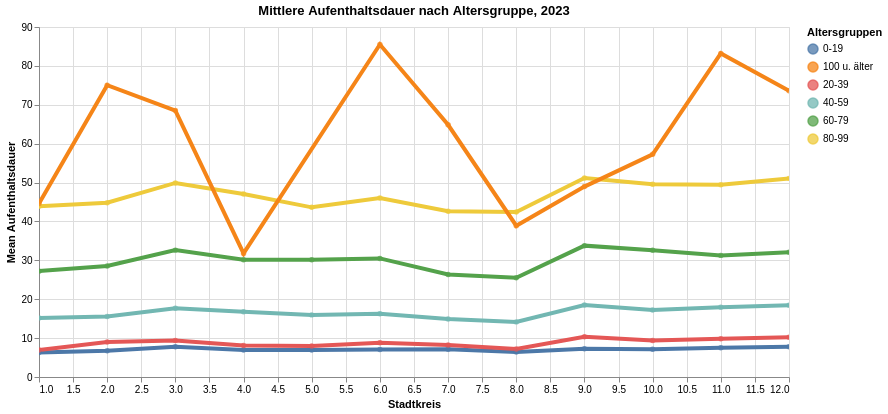

This figure's notebook cell:
### Code cell
myTitle="Mittlere Aufenthaltsdauer nach Altersgruppe, "+data_max_date

highlight = alt.selection(type='single', on='mouseover',
                          fields=['AlterV20Kurz'], nearest=True)
#x='date:StichtagDatJahr',
base = alt.Chart(myAgg.reset_index().query('mean_AufDauerMittel>0').sort_values('AlterV20Sort', ascending=True), title=myTitle).encode(
    x=alt.X('KreisCd', axis=alt.Axis(title='Stadtkreis'))# , axis=alt.Axis(format='%', title='percentage')
    , y=alt.X('mean_AufDauerMittel', axis=alt.Axis(title='Mean Aufenthaltsdauer'))
    , color=alt.Color('AlterV20Kurz', legend=alt.Legend(title="Altersgruppen", orient="right"))  
    ,tooltip=['KreisLang', 'AlterV20Kurz','mean_AufDauerMittel']    
)
points = base.mark_circle().encode(
    opacity=alt.value(0.75)
).add_selection(
    highlight
).properties(
    width=750 , height=350
)
lines = base.mark_line().encode(
    size=alt.condition(~highlight, alt.value(0.5), alt.value(4))
).interactive()

lines + points

### Figure 1 — Vega-Lite specification as saved in the notebook (floating-point values rounded to 4 significant figures)
{"config": {"view": {"continuousWidth": 400, "continuousHeight": 300}}, "layer": [{"mark": "line", "encoding": {"color": {"type": "nominal", "field": "AlterV20Kurz", "legend": {"orient": "right", "title": "Altersgruppen"}}, "size": {"condition": {"value": 0.5, "selection": {"not": "selector003"}}, "value": 4}, "tooltip": [{"type": "nominal", "field": "KreisLang"}, {"type": "nominal", "field": "AlterV20Kurz"}, {"type": "quantitative", "field": "mean_AufDauerMittel"}], "x": {"type": "quantitative", "axis": {"title": "Stadtkreis"}, "field": "KreisCd"}, "y": {"type": "quantitative", "axis": {"title": "Mean Aufenthaltsdauer"}, "field": "mean_AufDauerMittel"}}, "selection": {"selector004": {"type": "interval", "bind": "scales", "encodings": ["x", "y"]}}, "title": "Mittlere Aufenthaltsdauer nach Altersgruppe, 2023"}, {"mark": "circle", "encoding": {"color": {"type": "nominal", "field": "AlterV20Kurz", "legend": {"orient": "right", "title": "Altersgruppen"}}, "opacity": {"value": 0.75}, "tooltip": [{"type": "nominal", "field": "KreisLang"}, {"type": "nominal", "field": "AlterV20Kurz"}, {"type": "quantitative", "field": "mean_AufDauerMittel"}], "x": {"type": "quantitative", "axis": {"title": "Stadtkreis"}, "field": "KreisCd"}, "y": {"type": "quantitative", "axis": {"title": "Mean Aufenthaltsdauer"}, "field": "mean_AufDauerMittel"}}, "height": 350, "selection": {"selector003": {"type": "single", "on": "mouseover", "fields": ["AlterV20Kurz"], "nearest": true}}, "title": "Mittlere Aufenthaltsdauer nach Altersgruppe, 2023", "width": 750}], "data": {"name": "data-cfeeeeadb41d42a04c8c4245fbff69e5"}, "$schema": "https://vega.github.io/schema/vega-lite/v4.8.1.json", "datasets": {"data-cfeeeeadb41d42a04c8c4245fbff69e5": [{"AlterV20Kurz": "0-19", "AlterV20Sort": 1, "KreisCd": 1, "KreisLang": "Kreis 1", "mean_AufDauerMittel": 6.325}, {"AlterV20Kurz": "0-19", "AlterV20Sort": 1, "KreisCd": 6, "KreisLang": "Kreis 6", "mean_AufDauerMittel": 7.1}, {"AlterV20Kurz": "0-19", "AlterV20Sort": 1, "KreisCd": 2, "KreisLang": "Kreis 2", "mean_AufDauerMittel": 6.75}, {"AlterV20Kurz": "0-19", "AlterV20Sort": 1, "KreisCd": 3, "KreisLang": "Kreis 3", "mean_AufDauerMittel": 7.75}, {"AlterV20Kurz": "0-19", "AlterV20Sort": 1, "KreisCd": 5, "KreisLang": "Kreis 5", "mean_AufDauerMittel": 6.95}, {"AlterV20Kurz": "0-19", "AlterV20Sort": 1, "KreisCd": 11, "KreisLang": "Kreis 11", "mean_AufDauerMittel": 7.525}, {"AlterV20Kurz": "0-19", "AlterV20Sort": 1, "KreisCd": 4, "KreisLang": "Kreis 4", "mean_AufDauerMittel": 6.95}, {"AlterV20Kurz": "0-19", "AlterV20Sort": 1, "KreisCd": 8, "KreisLang": "Kreis 8", "mean_AufDauerMittel": 6.425}, {"AlterV20Kurz": "0-19", "AlterV20Sort": 1, "KreisCd": 9, "KreisLang": "Kreis 9", "mean_AufDauerMittel": 7.275}, {"AlterV20Kurz": "0-19", "AlterV20Sort": 1, "KreisCd": 10, "KreisLang": "Kreis 10", "mean_AufDauerMittel": 7.15}, {"AlterV20Kurz": "0-19", "AlterV20Sort": 1, "KreisCd": 12, "KreisLang": "Kreis 12", "mean_AufDauerMittel": 7.75}, {"AlterV20Kurz": "0-19", "AlterV20Sort": 1, "KreisCd": 7, "KreisLang": "Kreis 7", "mean_AufDauerMittel": 7.15}, {"AlterV20Kurz": "20-39", "AlterV20Sort": 2, "KreisCd": 4, "KreisLang": "Kreis 4", "mean_AufDauerMittel": 8.125}, {"AlterV20Kurz": "20-39", "AlterV20Sort": 2, "KreisCd": 11, "KreisLang": "Kreis 11", "mean_AufDauerMittel": 9.825}, {"AlterV20Kurz": "20-39", "AlterV20Sort": 2, "KreisCd": 12, "KreisLang": "Kreis 12", "mean_AufDauerMittel": 10.2}, {"AlterV20Kurz": "20-39", "AlterV20Sort": 2, "KreisCd": 1, "KreisLang": "Kreis 1", "mean_AufDauerMittel": 6.925}, {"AlterV20Kurz": "20-39", "AlterV20Sort": 2, "KreisCd": 3, "KreisLang": "Kreis 3", "mean_AufDauerMittel": 9.375}, {"AlterV20Kurz": "20-39", "AlterV20Sort": 2, "KreisCd": 5, "KreisLang": "Kreis 5", "mean_AufDauerMittel": 7.95}, {"AlterV20Kurz": "20-39", "AlterV20Sort": 2, "KreisCd": 9, "KreisLang": "Kreis 9", "mean_AufDauerMittel": 10.35}, {"AlterV20Kurz": "20-39", "AlterV20Sort": 2, "KreisCd": 7, "KreisLang": "Kreis 7", "mean_AufDauerMittel": 8.25}, {"AlterV20Kurz": "20-39", "AlterV20Sort": 2, "KreisCd": 8, "KreisLang": "Kreis 8", "mean_AufDauerMittel": 7.2}, {"AlterV20Kurz": "20-39", "AlterV20Sort": 2, "KreisCd": 10, "KreisLang": "Kreis 10", "mean_AufDauerMittel": 9.4}, {"AlterV20Kurz": "20-39", "AlterV20Sort": 2, "KreisCd": 2, "KreisLang": "Kreis 2", "mean_AufDauerMittel": 9.0}, {"AlterV20Kurz": "20-39", "AlterV20Sort": 2, "KreisCd": 6, "KreisLang": "Kreis 6", "mean_AufDauerMittel": 8.8}, {"AlterV20Kurz": "40-59", "AlterV20Sort": 3, "KreisCd": 11, "KreisLang": "Kreis 11", "mean_AufDauerMittel": 17.92}, {"AlterV20Kurz": "40-59", "AlterV20Sort": 3, "KreisCd": 7, "KreisLang": "Kreis 7", "mean_AufDauerMittel": 14.93}, {"AlterV20Kurz": "40-59", "AlterV20Sort": 3, "KreisCd": 2, "KreisLang": "Kreis 2", "mean_AufDauerMittel": 15.55}, {"AlterV20Kurz": "40-59", "AlterV20Sort": 3, "KreisCd": 12, "KreisLang": "Kreis 12", "mean_AufDauerMittel": 18.48}, {"AlterV20Kurz": "40-59", "AlterV20Sort": 3, "KreisCd": 10, "KreisLang": "Kreis 10", "mean_AufDauerMittel": 17.25}, {"AlterV20Kurz": "40-59", "AlterV20Sort": 3, "KreisCd": 1, "KreisLang": "Kreis 1", "mean_AufDauerMittel": 15.2}, {"AlterV20Kurz": "40-59", "AlterV20Sort": 3, "KreisCd": 8, "KreisLang": "Kreis 8", "mean_AufDauerMittel": 14.18}, {"AlterV20Kurz": "40-59", "AlterV20Sort": 3, "KreisCd": 6, "KreisLang": "Kreis 6", "mean_AufDauerMittel": 16.27}, {"AlterV20Kurz": "40-59", "AlterV20Sort": 3, "KreisCd": 5, "KreisLang": "Kreis 5", "mean_AufDauerMittel": 15.97}, {"AlterV20Kurz": "40-59", "AlterV20Sort": 3, "KreisCd": 4, "KreisLang": "Kreis 4", "mean_AufDauerMittel": 16.75}, {"AlterV20Kurz": "40-59", "AlterV20Sort": 3, "KreisCd": 3, "KreisLang": "Kreis 3", "mean_AufDauerMittel": 17.7}, {"AlterV20Kurz": "40-59", "AlterV20Sort": 3, "KreisCd": 9, "KreisLang": "Kreis 9", "mean_AufDauerMittel": 18.52}, {"AlterV20Kurz": "60-79", "AlterV20Sort": 4, "KreisCd": 10, "KreisLang": "Kreis 10", "mean_AufDauerMittel": 32.58}, {"AlterV20Kurz": "60-79", "AlterV20Sort": 4, "KreisCd": 11, "KreisLang": "Kreis 11", "mean_AufDauerMittel": 31.27}, {"AlterV20Kurz": "60-79", "AlterV20Sort": 4, "KreisCd": 1, "KreisLang": "Kreis 1", "mean_AufDauerMittel": 27.23}, {"AlterV20Kurz": "60-79", "AlterV20Sort": 4, "KreisCd": 2, "KreisLang": "Kreis 2", "mean_AufDauerMittel": 28.55}, {"AlterV20Kurz": "60-79", "AlterV20Sort": 4, "KreisCd": 3, "KreisLang": "Kreis 3", "mean_AufDauerMittel": 32.62}, {"AlterV20Kurz": "60-79", "AlterV20Sort": 4, "KreisCd": 4, "KreisLang": "Kreis 4", "mean_AufDauerMittel": 30.17}, {"AlterV20Kurz": "60-79", "AlterV20Sort": 4, "KreisCd": 5, "KreisLang": "Kreis 5", "mean_AufDauerMittel": 30.15}, {"AlterV20Kurz": "60-79", "AlterV20Sort": 4, "KreisCd": 6, "KreisLang": "Kreis 6", "mean_AufDauerMittel": 30.5}, {"AlterV20Kurz": "60-79", "AlterV20Sort": 4, "KreisCd": 12, "KreisLang": "Kreis 12", "mean_AufDauerMittel": 32.05}, {"AlterV20Kurz": "60-79", "AlterV20Sort": 4, "KreisCd": 8, "KreisLang": "Kreis 8", "mean_AufDauerMittel": 25.52}, {"AlterV20Kurz": "60-79", "AlterV20Sort": 4, "KreisCd": 9, "KreisLang": "Kreis 9", "mean_AufDauerMittel": 33.78}, {"AlterV20Kurz": "60-79", "AlterV20Sort": 4, "KreisCd": 7, "KreisLang": "Kreis 7", "mean_AufDauerMittel": 26.38}, {"AlterV20Kurz": "80-99", "AlterV20Sort": 5, "KreisCd": 12, "KreisLang": "Kreis 12", "mean_AufDauerMittel": 51.08}, {"AlterV20Kurz": "80-99", "AlterV20Sort": 5, "KreisCd": 1, "KreisLang": "Kreis 1", "mean_AufDauerMittel": 43.9}, {"AlterV20Kurz": "80-99", "AlterV20Sort": 5, "KreisCd": 11, "KreisLang": "Kreis 11", "mean_AufDauerMittel": 49.45}, {"AlterV20Kurz": "80-99", "AlterV20Sort": 5, "KreisCd": 10, "KreisLang": "Kreis 10", "mean_AufDauerMittel": 49.58}, {"AlterV20Kurz": "80-99", "AlterV20Sort": 5, "KreisCd": 9, "KreisLang": "Kreis 9", "mean_AufDauerMittel": 51.15}, {"AlterV20Kurz": "80-99", "AlterV20Sort": 5, "KreisCd": 8, "KreisLang": "Kreis 8", "mean_AufDauerMittel": 42.42}, {"AlterV20Kurz": "80-99", "AlterV20Sort": 5, "KreisCd": 4, "KreisLang": "Kreis 4", "mean_AufDauerMittel": 47.08}, {"AlterV20Kurz": "80-99", "AlterV20Sort": 5, "KreisCd": 6, "KreisLang": "Kreis 6", "mean_AufDauerMittel": 46.05}, {"AlterV20Kurz": "80-99", "AlterV20Sort": 5, "KreisCd": 5, "KreisLang": "Kreis 5", "mean_AufDauerMittel": 43.62}, {"AlterV20Kurz": "80-99", "AlterV20Sort": 5, "KreisCd": 3, "KreisLang": "Kreis 3", "mean_AufDauerMittel": 49.9}, {"AlterV20Kurz": "80-99", "AlterV20Sort": 5, "KreisCd": 2, "KreisLang": "Kreis 2", "mean_AufDauerMittel": 44.8}, {"AlterV20Kurz": "80-99", "AlterV20Sort": 5, "KreisCd": 7, "KreisLang": "Kreis 7", "mean_AufDauerMittel": 42.62}, {"AlterV20Kurz": "100 u. älter", "AlterV20Sort": 6, "KreisCd": 11, "KreisLang": "Kreis 11", "mean_AufDauerMittel": 83.2}, {"AlterV20Kurz": "100 u. älter", "AlterV20Sort": 6, "KreisCd": 1, "KreisLang": "Kreis 1", "mean_AufDauerMittel": 44.6}, {"AlterV20Kurz": "100 u. älter", "AlterV20Sort": 6, "KreisCd": 2, "KreisLang": "Kreis 2", "mean_AufDauerMittel": 75.03}, {"AlterV20Kurz": "100 u. älter", "AlterV20Sort": 6, "KreisCd": 3, "KreisLang": "Kreis 3", "mean_AufDauerMittel": 68.5}, {"AlterV20Kurz": "100 u. älter", "AlterV20Sort": 6, "KreisCd": 4, "KreisLang": "Kreis 4", "mean_AufDauerMittel": 31.77}, {"AlterV20Kurz": "100 u. älter", "AlterV20Sort": 6, "KreisCd": 6, "KreisLang": "Kreis 6", "mean_AufDauerMittel": 85.5}, {"AlterV20Kurz": "100 u. älter", "AlterV20Sort": 6, "KreisCd": 7, "KreisLang": "Kreis 7", "mean_AufDauerMittel": 64.85}, {"AlterV20Kurz": "100 u. älter", "AlterV20Sort": 6, "KreisCd": 8, "KreisLang": "Kreis 8", "mean_AufDauerMittel": 38.9}, {"AlterV20Kurz": "100 u. älter", "AlterV20Sort": 6, "KreisCd": 9, "KreisLang": "Kreis 9", "mean_AufDauerMittel": 48.97}, {"AlterV20Kurz": "100 u. älter", "AlterV20Sort": 6, "KreisCd": 10, "KreisLang": "Kreis 10", "mean_AufDauerMittel": 57.25}, {"AlterV20Kurz": "100 u. älter", "AlterV20Sort": 6, "KreisCd": 12, "KreisLang": "Kreis 12", "mean_AufDauerMittel": 73.6}]}}
